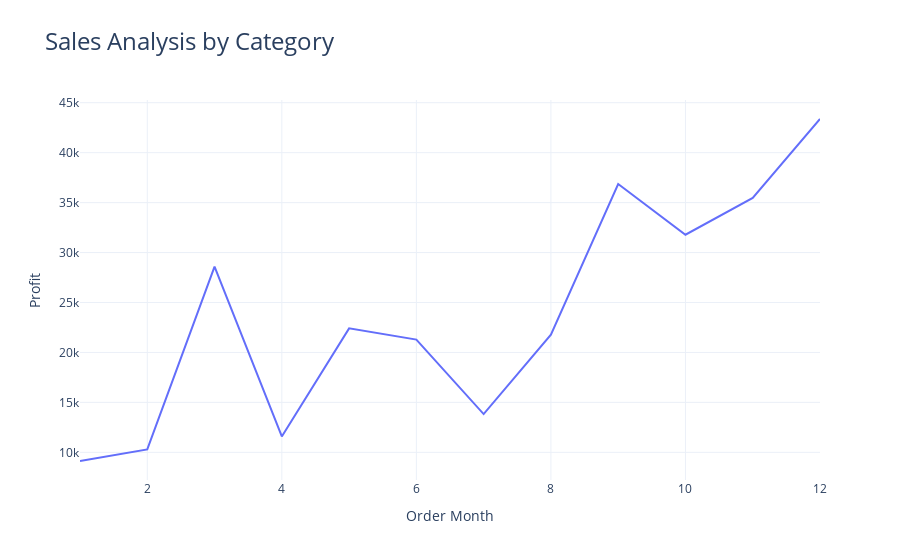

The notebook cell this image was saved under:
### Markdown cell above
Now let’s have a look at the monthly profits:

### Code cell
profit_by_month = data.groupby('Order Month')['Profit'].sum().reset_index()
fig = px.line(profit_by_month, 
              x='Order Month', 
              y='Profit', 
              title='Monthly Profit Analysis')
fig.update_layout(title_text='Sales Analysis by Category', title_font=dict(size=24))
fig.show()

### Figure 1 — Plotly figure (JSON) as saved in the notebook; plotly's stock layout.template omitted (floating-point values rounded to 4 significant figures)
{"data": [{"hovertemplate": "Order Month=%{x}<br>Profit=%{y}<extra></extra>", "legendgroup": "", "line": {"color": "#636efa", "dash": "solid"}, "marker": {"symbol": "circle"}, "mode": "lines", "name": "", "orientation": "v", "showlegend": false, "type": "scatter", "x": [1, 2, 3, 4, 5, 6, 7, 8, 9, 10, 11, 12], "xaxis": "x", "y": [9134.0, 10290.0, 28590.0, 11590.0, 22410.0, 21290.0, 13830.0, 21780.0, 36860.0, 31780.0, 35470.0, 43370.0], "yaxis": "y"}], "layout": {"legend": {"tracegroupgap": 0}, "title": {"font": {"size": 24}, "text": "Sales Analysis by Category"}, "xaxis": {"anchor": "y", "domain": [0, 1], "title": {"text": "Order Month"}}, "yaxis": {"anchor": "x", "domain": [0, 1], "title": {"text": "Profit"}}}}
